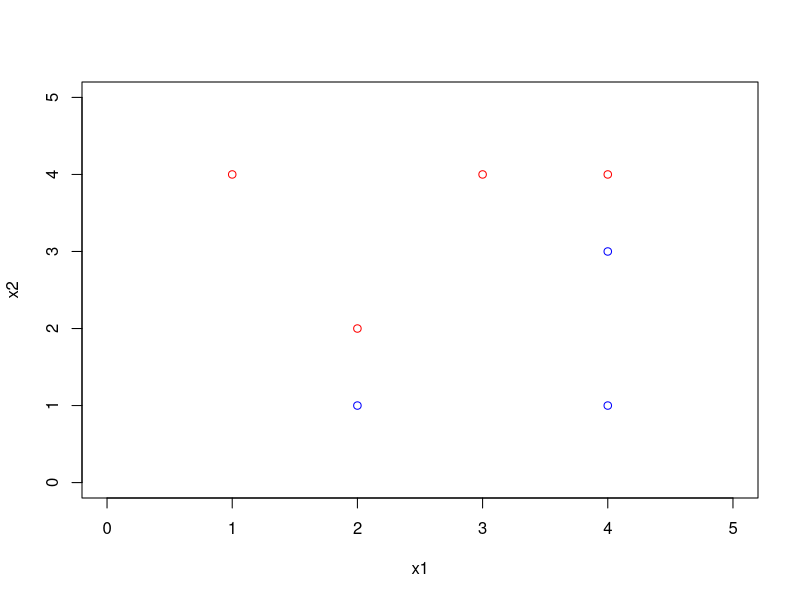
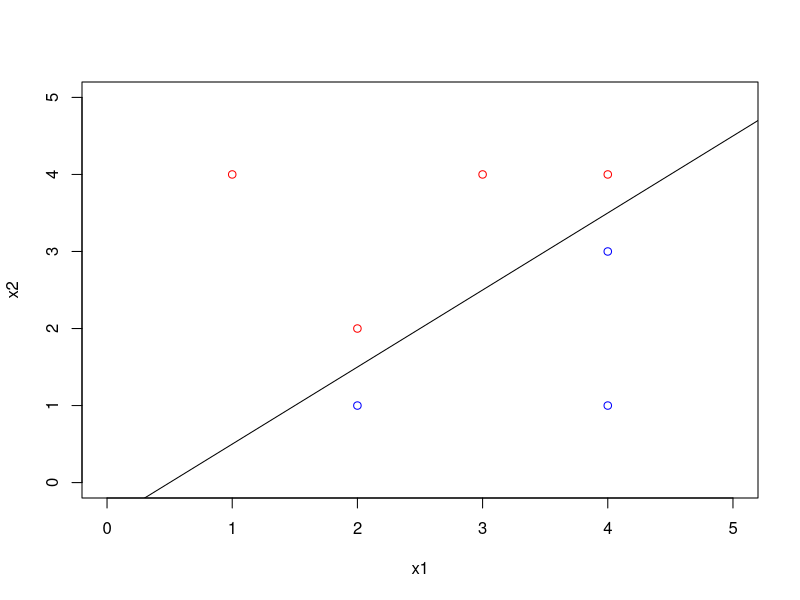
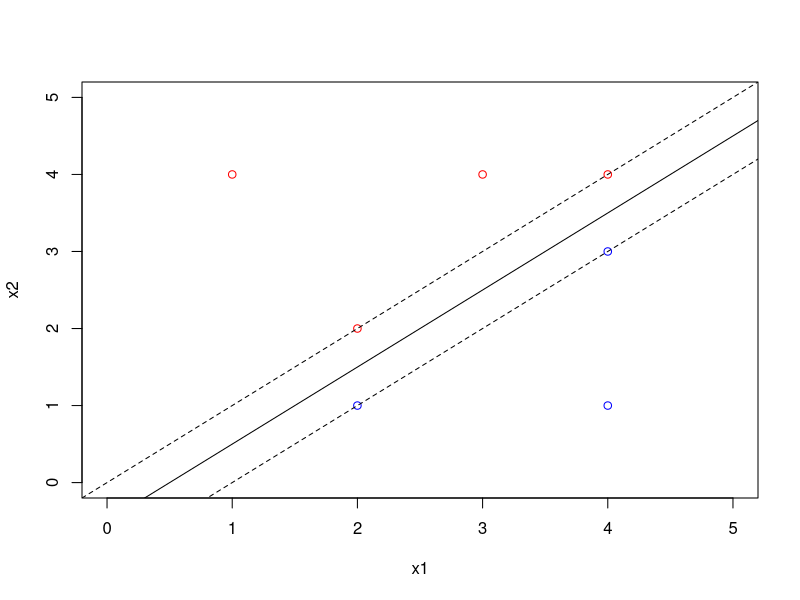
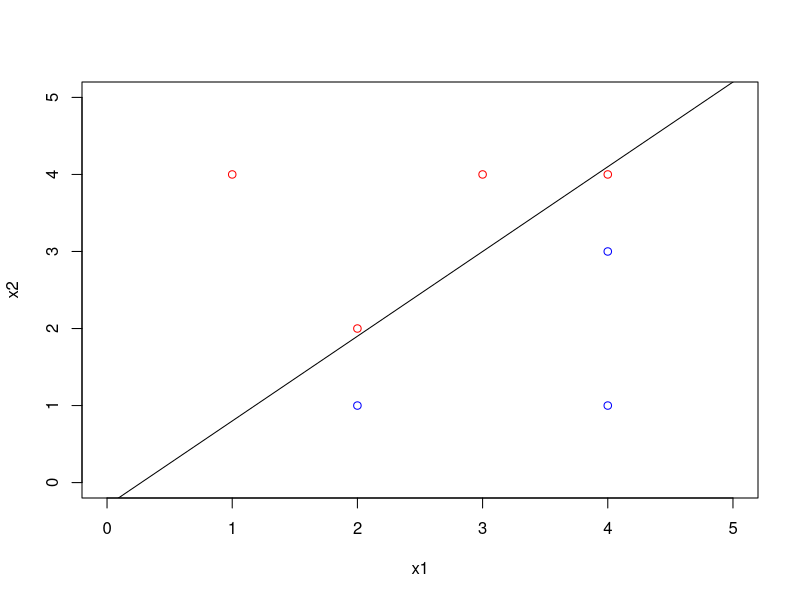
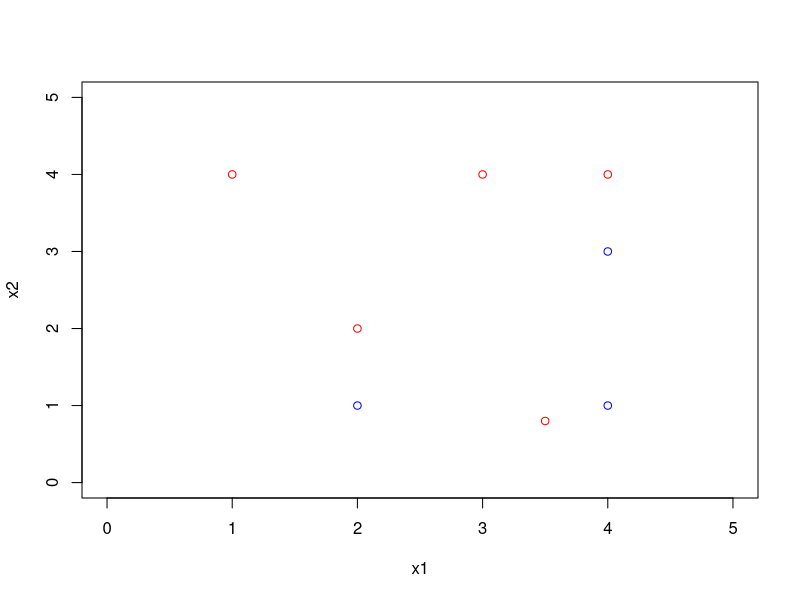

The R source for these figures, in order:


#Question a
x1 = c(3, 2, 4, 1, 2, 4, 4)
x2 = c(4, 2, 4, 4, 1, 3, 1)
Y = c("red", "red", "red", "red", "blue", "blue", "blue")
plot(x1, x2, col = Y, xlim = c(0, 5), ylim = c(0, 5))

#Question b
plot(x1, x2, col = Y, xlim = c(0, 5), ylim = c(0, 5))
abline(-0.5, 1)

#Question c 
#In word

#Question d
plot(x1, x2, col = Y, xlim = c(0, 5), ylim = c(0, 5))
abline(-0.5, 1)
abline(-1, 1, lty = 2)
abline(0, 1, lty = 2)

#Question e 
#In word

#Question f 
#In word


#Question g
plot(x1, x2, col = Y, xlim = c(0, 5), ylim = c(0, 5))
abline(-0.3, 1.1)

#Question h
plot(x1, x2, col = Y, xlim = c(0, 5), ylim = c(0, 5))
points(c(3.5), c(0.8), col = c("red"))
